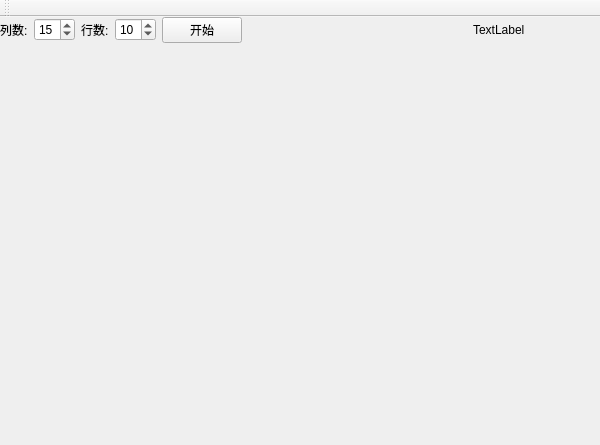
<?xml version="1.0" encoding="UTF-8"?>
<ui version="4.0">
 <class>MineSweepingClass</class>
 <widget class="QMainWindow" name="MineSweepingClass">
  <property name="geometry">
   <rect>
    <x>0</x>
    <y>0</y>
    <width>600</width>
    <height>445</height>
   </rect>
  </property>
  <property name="windowTitle">
   <string>MineSweeping</string>
  </property>
  <widget class="QWidget" name="centralWidget">
   <layout class="QVBoxLayout" name="verticalLayout" stretch="0,1">
    <property name="spacing">
     <number>0</number>
    </property>
    <property name="leftMargin">
     <number>0</number>
    </property>
    <property name="topMargin">
     <number>0</number>
    </property>
    <property name="rightMargin">
     <number>0</number>
    </property>
    <property name="bottomMargin">
     <number>0</number>
    </property>
    <item>
     <layout class="QHBoxLayout" name="horizontalLayout" stretch="0,0,0,0,0,0,0,0,0,0">
      <item>
       <widget class="QLabel" name="label">
        <property name="text">
         <string>列数:</string>
        </property>
       </widget>
      </item>
      <item>
       <widget class="QSpinBox" name="XSB">
        <property name="value">
         <number>15</number>
        </property>
       </widget>
      </item>
      <item>
       <widget class="QLabel" name="label_2">
        <property name="text">
         <string>行数:</string>
        </property>
       </widget>
      </item>
      <item>
       <widget class="QSpinBox" name="YSB">
        <property name="value">
         <number>10</number>
        </property>
       </widget>
      </item>
      <item>
       <widget class="QPushButton" name="okPB">
        <property name="text">
         <string>开始</string>
        </property>
        <property name="icon">
         <iconset resource="MineSweeping.qrc">
          <normaloff>:/MineSweeping/start</normaloff>:/MineSweeping/start</iconset>
        </property>
       </widget>
      </item>
      <item>
       <spacer name="horizontalSpacer">
        <property name="orientation">
         <enum>Qt::Horizontal</enum>
        </property>
        <property name="sizeHint" stdset="0">
         <size>
          <width>40</width>
          <height>20</height>
         </size>
        </property>
       </spacer>
      </item>
      <item>
       <spacer name="horizontalSpacer_3">
        <property name="orientation">
         <enum>Qt::Horizontal</enum>
        </property>
        <property name="sizeHint" stdset="0">
         <size>
          <width>40</width>
          <height>20</height>
         </size>
        </property>
       </spacer>
      </item>
      <item>
       <spacer name="horizontalSpacer_4">
        <property name="orientation">
         <enum>Qt::Horizontal</enum>
        </property>
        <property name="sizeHint" stdset="0">
         <size>
          <width>40</width>
          <height>20</height>
         </size>
        </property>
       </spacer>
      </item>
      <item>
       <widget class="QLabel" name="lastMineCountLabel">
        <property name="text">
         <string>TextLabel</string>
        </property>
       </widget>
      </item>
      <item>
       <spacer name="horizontalSpacer_2">
        <property name="orientation">
         <enum>Qt::Horizontal</enum>
        </property>
        <property name="sizeHint" stdset="0">
         <size>
          <width>40</width>
          <height>20</height>
         </size>
        </property>
       </spacer>
      </item>
     </layout>
    </item>
    <item>
     <widget class="CenterWidget" name="widget" native="true"/>
    </item>
   </layout>
  </widget>
  <widget class="QToolBar" name="mainToolBar">
   <attribute name="toolBarArea">
    <enum>TopToolBarArea</enum>
   </attribute>
   <attribute name="toolBarBreak">
    <bool>false</bool>
   </attribute>
  </widget>
 </widget>
 <layoutdefault spacing="6" margin="11"/>
 <customwidgets>
  <customwidget>
   <class>CenterWidget</class>
   <extends>QWidget</extends>
   <header location="global">CenterWidget.h</header>
   <container>1</container>
  </customwidget>
 </customwidgets>
 <resources>
  <include location="MineSweeping.qrc"/>
 </resources>
 <connections/>
</ui>
